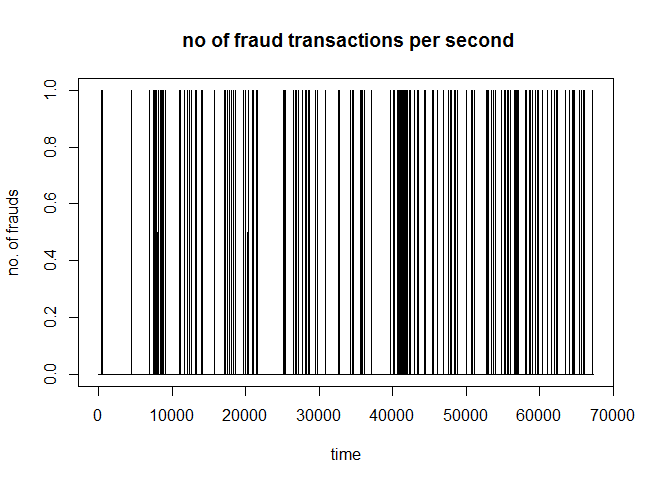

R code for this plot:

data <- read.csv("creditcard.csv")
class = data$Class
time = data$Time
plot(class ~ time,
     ylab = "no. of frauds",
     xlab = "time",
     main = " no of fraud transactions per second",
     type = "l")
